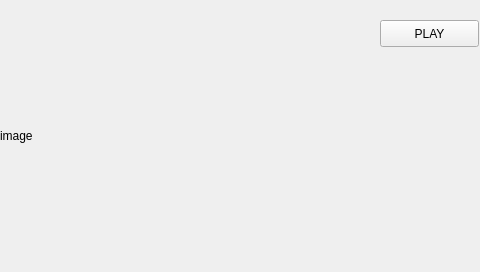
<?xml version="1.0" encoding="UTF-8"?>
<ui version="4.0">
 <class>MainWindow</class>
 <widget class="QMainWindow" name="MainWindow">
  <property name="geometry">
   <rect>
    <x>0</x>
    <y>0</y>
    <width>480</width>
    <height>272</height>
   </rect>
  </property>
  <property name="windowTitle">
   <string>MainWindow</string>
  </property>
  <widget class="QWidget" name="centralWidget">
   <widget class="QPushButton" name="playButton">
    <property name="geometry">
     <rect>
      <x>380</x>
      <y>20</y>
      <width>99</width>
      <height>27</height>
     </rect>
    </property>
    <property name="text">
     <string>PLAY</string>
    </property>
    <property name="checkable">
     <bool>true</bool>
    </property>
   </widget>
   <widget class="QLabel" name="image_label">
    <property name="geometry">
     <rect>
      <x>0</x>
      <y>0</y>
      <width>352</width>
      <height>272</height>
     </rect>
    </property>
    <property name="text">
     <string>image</string>
    </property>
   </widget>
  </widget>
 </widget>
 <layoutdefault spacing="6" margin="11"/>
 <resources/>
 <connections/>
</ui>
